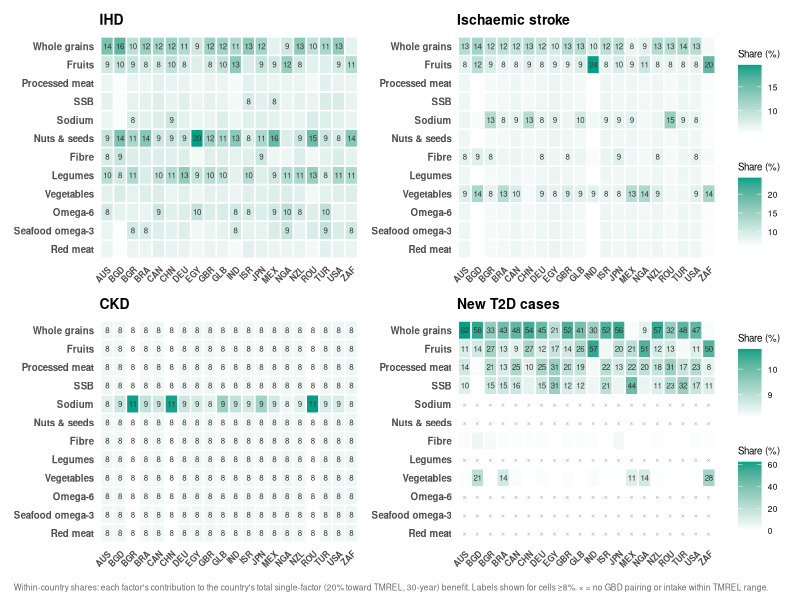
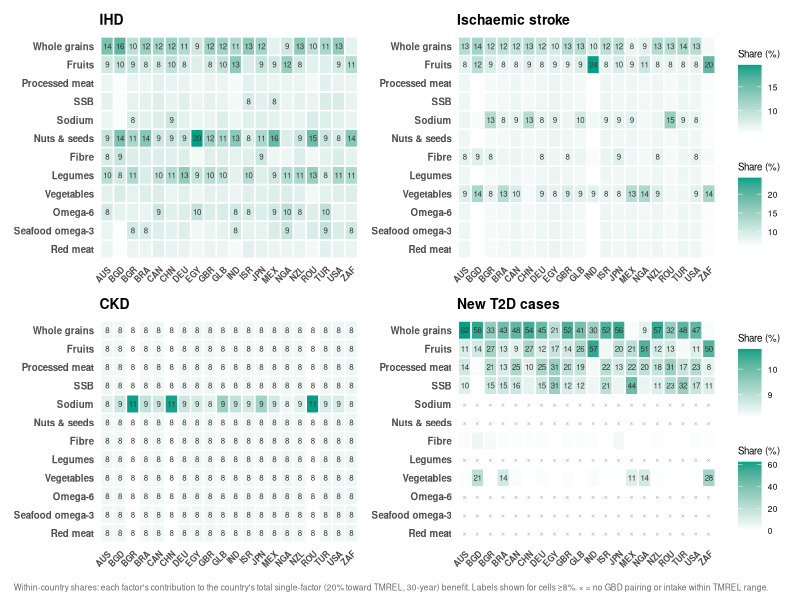

These figures' R source, in order:
suppressPackageStartupMessages({library(ggplot2); library(dplyr); library(tidyr); library(patchwork)})

d <- read.csv("results/figure5_matrix_19c.csv")
lab <- c(v01="Fruits", v02="Vegetables", v05="Legumes", v06="Nuts & seeds",
         v08="Whole grains", v09="Processed meat", v10="Red meat",
         v15="SSB", v29="Omega-6", v30="Seafood omega-3", v34="Fibre", v37="Sodium")
d$factor <- lab[d$gdd_var]

d <- d %>% group_by(outcome, iso3) %>%
  mutate(share = averted_10yr / sum(pmax(averted_10yr, 0)) * 100) %>% ungroup()

ordf <- d %>% filter(iso3=="GLB") %>% group_by(factor) %>%
  summarise(tot = sum(pmax(share,0)), .groups="drop") %>% arrange(tot) %>% pull(factor)
d$factor <- factor(d$factor, levels = ordf)

OUTMAP <- c(IHD = "IHD", IschStroke = "Ischaemic stroke",
            CKD = "CKD", T2D_incidence = "New T2D cases")

mk_heat <- function(oc, ttl) {
  dd <- d %>% filter(outcome == oc) %>%
    mutate(share_clip = pmax(share, 0),
           lbl = ifelse(is.na(share) | abs(averted_10yr) < 1, "\u00d7",
                 ifelse(share >= 8, sprintf("%.0f", share), "")),
           is_x = lbl == "\u00d7")

  ggplot(dd, aes(iso3, factor, fill = share_clip)) +
    geom_tile(colour = "white", linewidth = .5) +
    geom_text(aes(label = lbl, colour = is_x), size = 2.0, show.legend = FALSE) +
    scale_colour_manual(values = c("FALSE" = "grey20", "TRUE" = "#B0B0B0")) +
    scale_fill_gradient(low = "white", high = "#00A087",
                        na.value = "grey95", name = "Share (%)") +
    labs(x = NULL, y = NULL, title = ttl) +
    theme_minimal(base_size = 9) +
    theme(panel.grid = element_blank(),
          plot.title = element_text(face = "bold", size = 10),
          axis.text.x = element_text(size = 6, face = "bold", angle = 45, hjust = 1),
          axis.text.y = element_text(size = 7, face = "bold"),
          legend.key.height = unit(.35, "cm"),
          legend.key.width  = unit(.6, "cm"),
          legend.title = element_text(size = 7),
          legend.text  = element_text(size = 6),
          legend.position = "right")
}

p1 <- mk_heat("IHD", "IHD")
p2 <- mk_heat("IschStroke", "Ischaemic stroke")
p3 <- mk_heat("CKD", "CKD")
p4 <- mk_heat("T2D_incidence", "New T2D cases")

ptop <- p1 + p2 + plot_layout(guides = "collect") & theme(legend.position = "right")
pbot <- p3 + p4 + plot_layout(guides = "collect") & theme(legend.position = "right")
pfull <- ptop / pbot +
  plot_annotation(
    caption = paste("Within-country shares: each factor's contribution to the country's total",
                    "single-factor (20% toward TMREL, 30-year) benefit.",
                    "Labels shown for cells \u22658%. \u00d7 = no GBD pairing or intake within TMREL range."),
    theme = theme(plot.caption = element_text(size = 6, colour = "grey40", hjust = 0)))

ggsave("figures/figure5_heatmaps_4panel.pdf", pfull, width = 12, height = 9, device = cairo_pdf)
ggsave("figures/figure5_heatmaps_4panel.png", pfull, width = 12, height = 9, dpi = 350)
cat("done: figure5_heatmaps_4panel\n")
